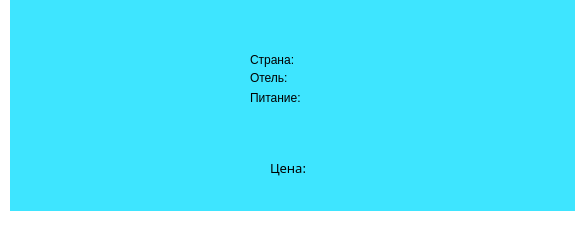
<?xml version="1.0" encoding="UTF-8"?>
<ui version="4.0">
 <class>exursion_show</class>
 <widget class="QWidget" name="exursion_show">
  <property name="geometry">
   <rect>
    <x>0</x>
    <y>0</y>
    <width>575</width>
    <height>227</height>
   </rect>
  </property>
  <property name="windowTitle">
   <string>Form</string>
  </property>
  <property name="styleSheet">
   <string notr="true">border: 0.3 px solid white;
background-color: white</string>
  </property>
  <widget class="QLabel" name="picture">
   <property name="geometry">
    <rect>
     <x>70</x>
     <y>30</y>
     <width>151</width>
     <height>131</height>
    </rect>
   </property>
   <property name="styleSheet">
    <string notr="true">border: 0.3 px solid white;
background-color:rgb(62, 229, 255)rgb(200, 243, 252)</string>
   </property>
   <property name="text">
    <string/>
   </property>
  </widget>
  <widget class="QLabel" name="country">
   <property name="geometry">
    <rect>
     <x>340</x>
     <y>50</y>
     <width>91</width>
     <height>16</height>
    </rect>
   </property>
   <property name="styleSheet">
    <string notr="true">border: 0.3 px solid white;
background-color:rgb(62, 229, 255)rgb(171, 233, 248)</string>
   </property>
   <property name="text">
    <string/>
   </property>
  </widget>
  <widget class="QLabel" name="hotel">
   <property name="geometry">
    <rect>
     <x>330</x>
     <y>70</y>
     <width>91</width>
     <height>16</height>
    </rect>
   </property>
   <property name="styleSheet">
    <string notr="true">border: 0.3 px solid white;
background-color:rgba(255, 0, 0, 0)</string>
   </property>
   <property name="text">
    <string/>
   </property>
  </widget>
  <widget class="QLabel" name="meals">
   <property name="geometry">
    <rect>
     <x>340</x>
     <y>90</y>
     <width>121</width>
     <height>16</height>
    </rect>
   </property>
   <property name="styleSheet">
    <string notr="true">border: 0.3 px solid white;
background-color:rgba(255, 0, 0, 0)</string>
   </property>
   <property name="text">
    <string/>
   </property>
  </widget>
  <widget class="QLabel" name="label">
   <property name="geometry">
    <rect>
     <x>250</x>
     <y>70</y>
     <width>55</width>
     <height>16</height>
    </rect>
   </property>
   <property name="styleSheet">
    <string notr="true">border: 0.3 px solid white;
background-color:rgba(255, 0, 0, 0)</string>
   </property>
   <property name="text">
    <string>Отель:</string>
   </property>
  </widget>
  <widget class="QLabel" name="label_3">
   <property name="geometry">
    <rect>
     <x>250</x>
     <y>90</y>
     <width>55</width>
     <height>16</height>
    </rect>
   </property>
   <property name="styleSheet">
    <string notr="true">border: 0.3 px solid white;
background-color:rgba(255, 0, 0, 0)</string>
   </property>
   <property name="text">
    <string>Питание:</string>
   </property>
  </widget>
  <widget class="QLabel" name="label_4">
   <property name="geometry">
    <rect>
     <x>250</x>
     <y>50</y>
     <width>55</width>
     <height>20</height>
    </rect>
   </property>
   <property name="styleSheet">
    <string notr="true">border: 0.3 px solid white;
background-color:rgb(62, 229, 255)rgb(200, 243, 252)</string>
   </property>
   <property name="text">
    <string>Страна:</string>
   </property>
  </widget>
  <widget class="QLabel" name="label_5">
   <property name="geometry">
    <rect>
     <x>270</x>
     <y>160</y>
     <width>55</width>
     <height>16</height>
    </rect>
   </property>
   <property name="font">
    <font>
     <family>NewsGoth Lt BT</family>
     <pointsize>10</pointsize>
    </font>
   </property>
   <property name="styleSheet">
    <string notr="true">border: 0.3 px solid white;
background-color:rgba(255, 0, 0, 0)</string>
   </property>
   <property name="text">
    <string>Цена:</string>
   </property>
  </widget>
  <widget class="QLabel" name="name">
   <property name="geometry">
    <rect>
     <x>240</x>
     <y>10</y>
     <width>331</width>
     <height>31</height>
    </rect>
   </property>
   <property name="font">
    <font>
     <family>Palatino Linotype</family>
     <pointsize>14</pointsize>
     <italic>true</italic>
     <underline>true</underline>
    </font>
   </property>
   <property name="styleSheet">
    <string notr="true">border: 0.3 px solid white;
background-color:rgb(62, 229, 255)rgb(200, 243, 252);
color: rgb(19, 23, 255)</string>
   </property>
   <property name="text">
    <string/>
   </property>
  </widget>
  <widget class="QLabel" name="background">
   <property name="geometry">
    <rect>
     <x>10</x>
     <y>0</y>
     <width>585</width>
     <height>211</height>
    </rect>
   </property>
   <property name="styleSheet">
    <string notr="true">background-color:rgb(62, 229, 255)</string>
   </property>
   <property name="text">
    <string/>
   </property>
   <property name="pixmap">
    <pixmap>pictures/unnamed (1).jpg</pixmap>
   </property>
  </widget>
  <widget class="QLabel" name="price">
   <property name="geometry">
    <rect>
     <x>360</x>
     <y>160</y>
     <width>101</width>
     <height>16</height>
    </rect>
   </property>
   <property name="font">
    <font>
     <family>NewsGoth Lt BT</family>
     <pointsize>10</pointsize>
    </font>
   </property>
   <property name="styleSheet">
    <string notr="true">border: 0.3 px solid white;
background-color:rgba(255, 0, 0, 0)</string>
   </property>
   <property name="text">
    <string/>
   </property>
  </widget>
  <widget class="QPushButton" name="pushButton_2">
   <property name="geometry">
    <rect>
     <x>60</x>
     <y>50</y>
     <width>151</width>
     <height>131</height>
    </rect>
   </property>
   <property name="styleSheet">
    <string notr="true">border: 0.3 px solid white;
background-color:rgba(255, 0, 0, 0)</string>
   </property>
   <property name="text">
    <string/>
   </property>
  </widget>
  <widget class="QPushButton" name="pushButton_3">
   <property name="geometry">
    <rect>
     <x>220</x>
     <y>20</y>
     <width>341</width>
     <height>31</height>
    </rect>
   </property>
   <property name="styleSheet">
    <string notr="true">border: 0.3 px solid white;
background-color:rgba(255, 0, 0, 0)</string>
   </property>
   <property name="text">
    <string/>
   </property>
  </widget>
  <zorder>background</zorder>
  <zorder>picture</zorder>
  <zorder>country</zorder>
  <zorder>hotel</zorder>
  <zorder>meals</zorder>
  <zorder>label</zorder>
  <zorder>label_3</zorder>
  <zorder>label_4</zorder>
  <zorder>label_5</zorder>
  <zorder>name</zorder>
  <zorder>price</zorder>
  <zorder>pushButton_2</zorder>
  <zorder>pushButton_3</zorder>
 </widget>
 <resources/>
 <connections/>
</ui>
